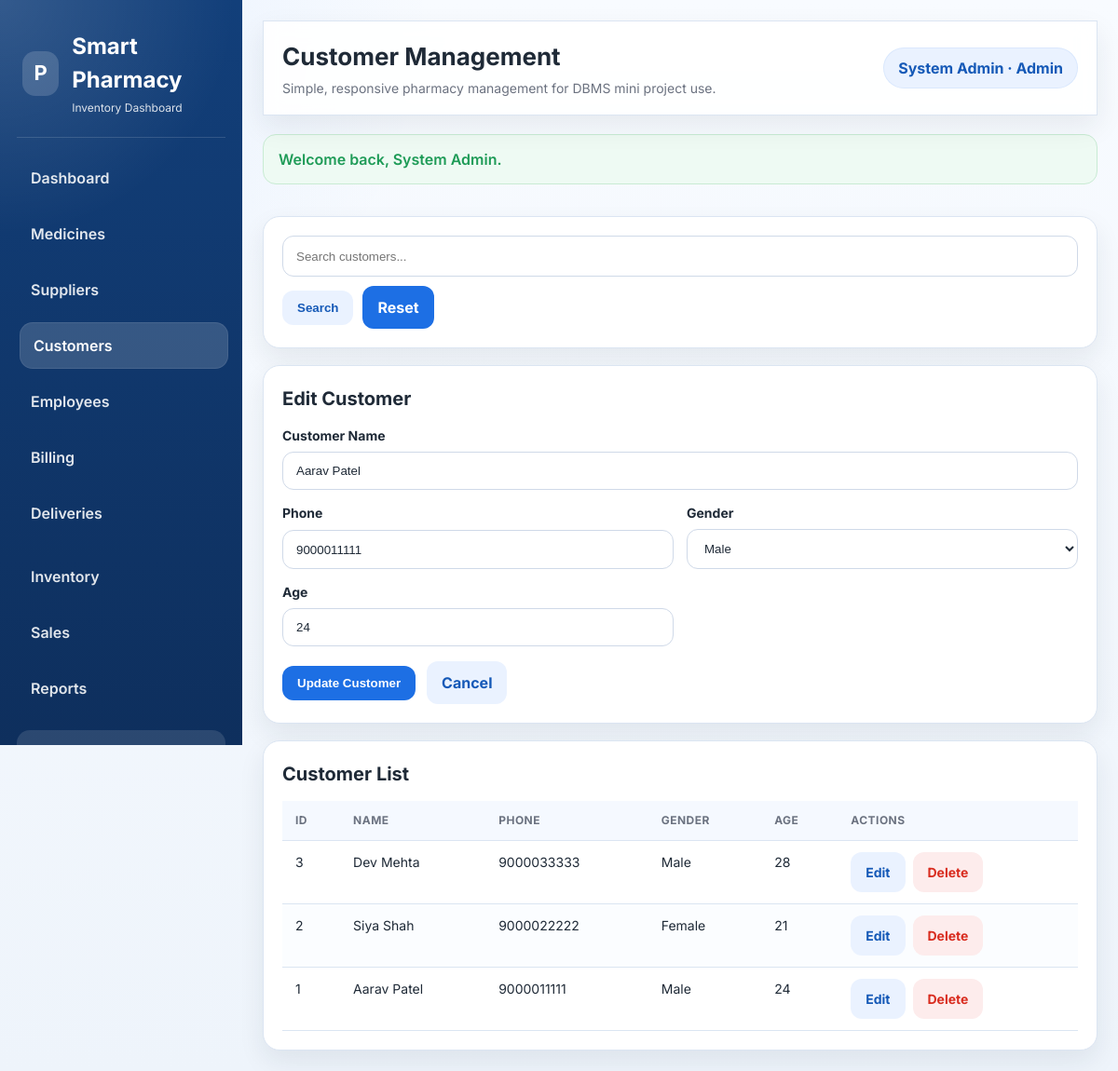
The page /customers.php?edit=1 (signed in) on the database its author committed.
### tables this page shows
CREATE TABLE IF NOT EXISTS customer (
    Customer_ID INT AUTO_INCREMENT PRIMARY KEY,
    Customer_Name VARCHAR(100) NOT NULL,
    Phone VARCHAR(20) NOT NULL,
    Gender ENUM('Male', 'Female', 'Other') NOT NULL,
    Age INT NOT NULL
);

### customers.php (the view, shortened to what this page needs)
<?php
require_once 'includes/functions.php';
$search = trim($_GET['search'] ?? '');
$editId = (int) ($_GET['edit'] ?? 0);
$customer = [
    'Customer_Name' => '',
    'Phone' => '',
    'Gender' => 'Male',
    'Age' => '',
];
if ($editId > 0) {
    $stmt = $conn->prepare('SELECT * FROM customer WHERE Customer_ID = ?');
    $stmt->bind_param('i', $editId);
    $stmt->execute();
    $result = $stmt->get_result();
    if ($result) {
        $customer = $result->fetch_assoc() ?: $customer;
    }
}
$where = '';
$sql = 'SELECT * FROM customer ' . $where . ' ORDER BY Customer_ID DESC';
$stmt = $conn->prepare($sql);
$stmt->execute();
$customers = $stmt->get_result();
include 'includes/header.php';
?>
<div class="card">
    <form method="get" class="page-toolbar">
        <input type="search" name="search" value="<?php echo h($search); ?>" placeholder="Search customers...">
        <button class="btn btn-secondary" type="submit">Search</button>
        <a class="btn btn-primary" href="customers.php">Reset</a>
    </form>
</div>
<div class="panel-grid">
    <div class="form-card">
        <h3 class="section-title"><?php echo $editId > 0 ? 'Edit Customer' : 'Add Customer'; ?></h3>
        <form method="post" class="needs-validation">
            <div class="form-grid">
                <div class="form-group full">
                    <label for="customer_name">Customer Name</label>
                    <input type="text" id="customer_name" name="customer_name" required value="<?php echo h($customer['Customer_Name']); ?>">
                </div>
                <div class="form-group">
                    <label for="phone">Phone</label>
                    <input type="text" id="phone" name="phone" required value="<?php echo h($customer['Phone']); ?>">
                </div>
                <div class="form-group">
                    <label for="gender">Gender</label>
                    <select id="gender" name="gender" required>
                        <option value="Male" <?php echo $customer['Gender'] === 'Male' ? 'selected' : ''; ?>>Male</option>
                    </select>
                </div>
                <div class="form-group">
                    <label for="age">Age</label>
                    <input type="number" id="age" name="age" min="1" required value="<?php echo h($customer['Age']); ?>">
                </div>
            </div>
            <div class="form-actions" style="margin-top: 16px;">
                <button type="submit" class="btn btn-primary"><?php echo $editId > 0 ? 'Update Customer' : 'Save Customer'; ?></button>
                <?php if ($editId > 0): ?>
                    <a class="btn btn-secondary" href="customers.php">Cancel</a>
                <?php endif; ?>
            </div>
        </form>
    </div>
    <div class="table-card">
        <h3 class="section-title">Customer List</h3>
        <div class="table-wrap">
            <table>
                <thead>
                    <tr>
                        <th>ID</th>
                        <th>Name</th>
                        <th>Phone</th>
                        <th>Gender</th>
                        <th>Age</th>
                        <th>Actions</th>
                    </tr>
                </thead>
                <tbody>
                    <?php if ($customers && $customers->num_rows > 0): ?>
                        <?php while ($row = $customers->fetch_assoc()): ?>
                            <tr>
                                <td><?php echo h($row['Customer_ID']); ?></td>
                                <td><?php echo h($row['Customer_Name']); ?></td>
                                <td><?php echo h($row['Phone']); ?></td>
                                <td><?php echo h($row['Gender']); ?></td>
                                <td><?php echo h($row['Age']); ?></td>
                                <td>
                                    <div class="table-actions">
                                        <a class="btn btn-secondary" href="customers.php?edit=<?php echo (int) $row['Customer_ID']; ?>">Edit</a>
                                        <a class="btn btn-danger" href="customers.php?delete=<?php echo (int) $row['Customer_ID']; ?>" onclick="return confirm('Delete this customer?');">Delete</a>
                                    </div>
                                </td>
                            </tr>
                        <?php endwhile; ?>
                    <?php else: ?>
                        <tr><td colspan="6">No customers found.</td></tr>
                    <?php endif; ?>
                </tbody>
            </table>
        </div>
    </div>
</div>
<?php include 'includes/footer.php'; ?>

### assets/css/style.css (style rules this page uses)
:root { --primary: #1d6fe4; --primary-dark: #1559b7; --primary-soft: #eaf2ff; --primary-ink: #10345f; --bg: #f4f7fb; --surface: #ffffff; --surface-alt: #f8fbff; --surface-glass: rgba(255, 255, 255, 0.82); --border: #dbe5f2; --text: #1f2a37; --muted: #6b7280; --success: #1e9b57; --danger: #d92d20; --warning: #d97706; --shadow: 0 12px 28px rgba(31, 42, 55, 0.08); --shadow-lg: 0 24px 50px rgba(31, 42, 55, 0.12); --radius-sm: 12px; --radius: 18px; --radius-lg: 24px; --space-1: 4px; --space-2: 8px; --space-3: 12px; --space-4: 16px; --space-5: 20px; --space-6: 24px; }
* { box-sizing: border-box; }
html, body { margin: 0; min-height: 100%; }
body { font-family: "Inter", "Poppins", "Segoe UI", Tahoma, Geneva, Verdana, sans-serif; background: radial-gradient(circle at top left, rgba(29, 111, 228, 0.08), transparent 28%), linear-gradient(180deg, #f8fbff 0%, #eef4fb 100%); color: var(--text); line-height: 1.5; }
a { color: inherit; text-decoration: none; }
.card, .table-card, .form-card, .auth-card, .stats-card, .report-card { background: var(--surface); border: 1px solid var(--border); border-radius: var(--radius); box-shadow: var(--shadow); }
.card, .form-card, .table-card, .report-card { padding: 20px; }
.section-title { margin: 0 0 14px; font-size: 20px; }
.panel-grid { display: grid; grid-template-columns: 1.4fr 1fr; gap: 18px; }
.table-wrap { overflow-x: auto; }
table { width: 100%; border-collapse: collapse; }
.table-wrap > table, .table-card table, .invoice-table, .billing-history-table { min-width: 720px; }
th, td { text-align: left; padding: 12px 14px; border-bottom: 1px solid var(--border); font-size: 14px; vertical-align: top; }
th { color: var(--muted); font-weight: 700; text-transform: uppercase; font-size: 12px; letter-spacing: 0.04em; background: var(--surface-alt); }
.form-grid { display: grid; grid-template-columns: repeat(2, minmax(0, 1fr)); gap: 14px; }
.form-group { display: grid; gap: 7px; }
.form-group.full { grid-column: 1 / -1; }
label { font-weight: 700; font-size: 14px; }
input, select, textarea { width: 100%; padding: 12px 14px; border-radius: 12px; border: 1px solid #cfd9e8; background: #fff; color: var(--text); outline: none; transition: 0.2s ease; }
.btn-row, .page-toolbar, .form-actions { display: flex; flex-wrap: wrap; gap: 12px; align-items: center; }
.btn { display: inline-flex; align-items: center; justify-content: center; gap: 8px; border: 0; border-radius: 12px; padding: 11px 16px; font-weight: 700; cursor: pointer; transition: 0.2s ease; }
.btn-primary { background: var(--primary); color: #fff; }
.btn-secondary { background: var(--primary-soft); color: var(--primary-dark); }
.btn-danger { background: #fdecec; color: var(--danger); }
.content-section, .panel-grid, .content-grid { display: grid; gap: 18px; }
.table-card thead th { position: sticky; top: 0; z-index: 1; background: #f5f9ff; }
.table-card tbody tr:nth-child(even) { background: #fbfdff; }
.shop-toolbar, .page-toolbar { display: flex; flex-wrap: wrap; gap: 10px; align-items: center; }
.shop-toolbar input, .shop-toolbar select, .page-toolbar input, .page-toolbar select { min-height: 44px; }
.table-actions { display: flex; gap: 8px; flex-wrap: wrap; }
@media (max-width: 1200px) { .panel-grid { grid-template-columns: 1fr; } }

### rows shown on the page
customer: customer_name "Aarav Patel", phone "9000011111", gender "Male", age "24", Customer_ID "1", Customer_Name "Aarav Patel", Phone "9000011111", Gender "Male", Age "24"
customer: Customer_ID "3", Customer_Name "Dev Mehta", Phone "9000033333", Gender "Male", Age "28"
customer: Customer_ID "2", Customer_Name "Siya Shah", Phone "9000022222", Gender "Female", Age "21"

### other values the page prints
$pageTitle "Customer Management"
currentUserName() "System Admin"
currentUserLabel() "Admin"
$flash['message'] "Welcome back, System Admin."
